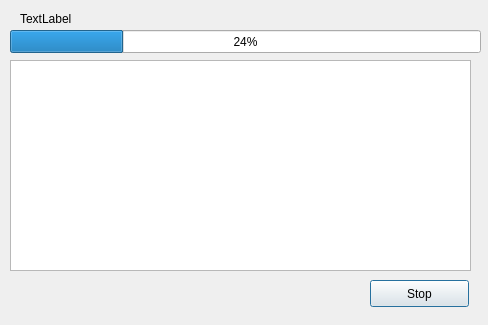
<?xml version="1.0" encoding="UTF-8"?>
<ui version="4.0">
 <class>ProgressDialog</class>
 <widget class="QDialog" name="ProgressDialog">
  <property name="geometry">
   <rect>
    <x>0</x>
    <y>0</y>
    <width>488</width>
    <height>325</height>
   </rect>
  </property>
  <property name="windowTitle">
   <string>Dialog</string>
  </property>
  <widget class="QProgressBar" name="progressBar">
   <property name="geometry">
    <rect>
     <x>10</x>
     <y>30</y>
     <width>471</width>
     <height>23</height>
    </rect>
   </property>
   <property name="value">
    <number>24</number>
   </property>
  </widget>
  <widget class="QLabel" name="label">
   <property name="geometry">
    <rect>
     <x>20</x>
     <y>10</y>
     <width>451</width>
     <height>17</height>
    </rect>
   </property>
   <property name="text">
    <string>TextLabel</string>
   </property>
  </widget>
  <widget class="QTextBrowser" name="textBrowser">
   <property name="geometry">
    <rect>
     <x>10</x>
     <y>60</y>
     <width>461</width>
     <height>211</height>
    </rect>
   </property>
   <property name="font">
    <font>
     <family>Ubuntu Mono</family>
    </font>
   </property>
  </widget>
  <widget class="QPushButton" name="btnStop">
   <property name="geometry">
    <rect>
     <x>370</x>
     <y>280</y>
     <width>99</width>
     <height>27</height>
    </rect>
   </property>
   <property name="text">
    <string>Stop</string>
   </property>
  </widget>
 </widget>
 <resources/>
 <connections/>
</ui>
